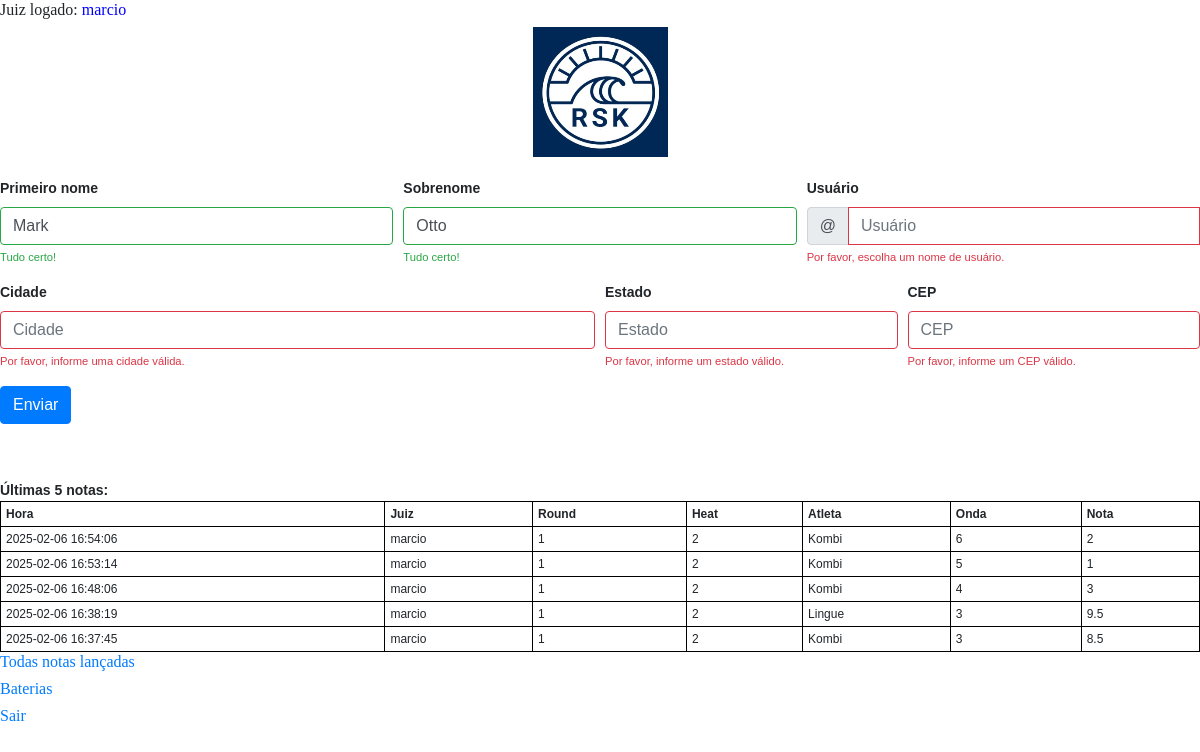
The app's page /welcome2.php (signed in) with its own data.
### tables this page shows
CREATE TABLE `juizes` (
  `id_juiz` int(11) NOT NULL,
  `nome` varchar(45) DEFAULT NULL,
  `senha` varchar(45) DEFAULT NULL,
  `teste` varchar(45) DEFAULT NULL,
  `data_criacao` datetime DEFAULT current_timestamp(),
  `ip` varchar(15) DEFAULT NULL,
  PRIMARY KEY (`id_juiz`),
  UNIQUE KEY `id_UNIQUE` (`id_juiz`)
);

CREATE TABLE `notas` (
  `id_nota` int(11) NOT NULL AUTO_INCREMENT,
  `juiz` varchar(45) DEFAULT NULL,
  `ip` varchar(15) DEFAULT NULL,
  `hora` datetime DEFAULT current_timestamp(),
  `round` int(11) DEFAULT NULL,
  `heat` int(11) DEFAULT NULL,
  `atleta` int(2) NOT NULL,
  `onda` int(11) DEFAULT NULL,
  `nota` float DEFAULT NULL,
  `chave` double GENERATED ALWAYS AS (`round` * 100 + `heat`) VIRTUAL,
  PRIMARY KEY (`id_nota`),
  UNIQUE KEY `id_nota_UNIQUE` (`id_nota`)
);

CREATE TABLE `atletas` (
  `id_atletas` int(2) NOT NULL,
  `nome` varchar(45) DEFAULT NULL,
  PRIMARY KEY (`id_atletas`),
  UNIQUE KEY `id_atletas_UNIQUE` (`id_atletas`)
);

### session.php (called while the page is built, shortened)
<?php
$db = mysqli_connect(DB_SERVER, DB_USERNAME, DB_PASSWORD, DB_DATABASE);
$user_check = $_SESSION['login_user'];
$ses_sql = mysqli_query($db, "SELECT nome FROM juizes WHERE nome = '$user_check'");
$row = mysqli_fetch_array($ses_sql, MYSQLI_ASSOC);
$login_session = $row['nome'];
?>

### welcome2.php (the view, shortened to what this page needs)
<?php
include('session.php');
?>
<html>
    <link rel="stylesheet" href="https://stackpath.bootstrapcdn.com/bootstrap/4.1.3/css/bootstrap.min.css">
    <head>
    <h1><font size="3" face="bold">Juiz logado: <font color="blue"><?php echo $login_session; ?></font></font></h1>
</head>
<body bgcolor = "#FFFFFF">
    <div align = "center">
        <img src="rsk.png"/><br><br>
    </div>
                <form>
                    <div class="form-row">
                        <div class="col-md-4 mb-3">
                            <label for="validationServer01">Primeiro nome</label>
                            <input type="text" class="form-control is-valid" id="validationServer01" placeholder="Nome" value="Mark" required>
                            <div class="valid-feedback">
                                Tudo certo!
                            </div>
                        </div>
                        <div class="col-md-4 mb-3">
                            <label for="validationServer02">Sobrenome</label>
                            <input type="text" class="form-control is-valid" id="validationServer02" placeholder="Sobrenome" value="Otto" required>
                            <div class="valid-feedback">
                                Tudo certo!
                            </div>
                        </div>
                        <div class="col-md-4 mb-3">
                            <label for="validationServerUsername">Usuário</label>
                            <div class="input-group">
                                <div class="input-group-prepend">
                                    <span class="input-group-text" id="inputGroupPrepend3">@</span>
                                </div>
                                <input type="text" class="form-control is-invalid" id="validationServerUsername" placeholder="Usuário" aria-describedby="inputGroupPrepend3" required>
                                <div class="invalid-feedback">
                                    Por favor, escolha um nome de usuário.
                                </div>
                            </div>
                        </div>
                    </div>
                    <div class="form-row">
                        <div class="col-md-6 mb-3">
                            <label for="validationServer03">Cidade</label>
                            <input type="text" class="form-control is-invalid" id="validationServer03" placeholder="Cidade" required>
                            <div class="invalid-feedback">
                                Por favor, informe uma cidade válida.
                            </div>
                        </div>
                        <div class="col-md-3 mb-3">
                            <label for="validationServer04">Estado</label>
                            <input type="text" class="form-control is-invalid" id="validationServer04" placeholder="Estado" required>
                            <div class="invalid-feedback">
                                Por favor, informe um estado válido.
                            </div>
                        </div>
                        <div class="col-md-3 mb-3">
                            <label for="validationServer05">CEP</label>
                            <input type="text" class="form-control is-invalid" id="validationServer05" placeholder="CEP" required>
                            <div class="invalid-feedback">
                                Por favor, informe um CEP válido.
                            </div>
                        </div>
                    </div>
                    <button class="btn btn-primary" type="submit">Enviar</button>
                </form>
    <br><br>
    <b>Últimas 5 notas:</b>
<?php
$con = mysqli_connect('localhost', 'delgrande', 'dege01', 'marcio');
mysqli_select_db($con, "ajax_demo");
$sql = "SELECT t1.hora,t1.juiz,t1.round,t1.heat,t2.nome,t1.onda,t1.nota FROM (notas as t1, atletas as t2) WHERE t2.id_atletas=t1.atleta AND t1.juiz='$login_session' ORDER BY t1.id_nota DESC LIMIT 5";
$result = mysqli_query($con, $sql);
echo "<table>
        <tr>
        <th>Hora</th>
        <th>Juiz</th>
        <th>Round</th>
        <th>Heat</th>
        <th>Atleta</th>
        <th>Onda</th>
        <th>Nota</th>
        </tr>";
while ($row = mysqli_fetch_array($result)) {
    echo "<tr>";
    echo "<td>" . $row['hora'] . "</td>";
    echo "<td>" . $row['juiz'] . "</td>";
    echo "<td>" . $row['round'] . "</td>";
    echo "<td>" . $row['heat'] . "</td>";
    echo "<td>" . $row['nome'] . "</td>";
    echo "<td>" . $row['onda'] . "</td>";
    echo "<td>" . $row['nota'] . "</td>";
    echo "</tr>";
}
echo "</table>";
?>
    <h2><a href = "listanotas.php"><font size="3" face="bold">Todas notas lançadas</font></a></h2>
    <h3><a href = "rounds.php"><font size="3" face="bold">Baterias</font></a></h3>
    <h4><a href = "logout.php"><font size="3" face="bold">Sair</font></a></h4>
</body>
</html>

### welcome2.php (style rules this page uses)
body { font-family:Arial, Helvetica, sans-serif; font-size:14px; }
label { font-weight:bold; width:100px; font-size:14px; }
table { width: 100%; border-collapse: collapse; font-size:14px; }
table, td, th { border: 1px solid black; padding: 5px; font-size:12px; }
th { text-align: left; }

### records on screen
juizes: nome "marcio"
notas: hora "2025-02-06 16:54:06", juiz "marcio", round "1", heat "2", atletas.nome "Kombi", onda "6", nota "2"
notas: hora "2025-02-06 16:53:14", juiz "marcio", round "1", heat "2", atletas.nome "Kombi", onda "5", nota "1"
notas: hora "2025-02-06 16:48:06", juiz "marcio", round "1", heat "2", atletas.nome "Kombi", onda "4", nota "3"
notas: hora "2025-02-06 16:38:19", juiz "marcio", round "1", heat "2", atletas.nome "Lingue", onda "3", nota "9.5"
notas: hora "2025-02-06 16:37:45", juiz "marcio", round "1", heat "2", atletas.nome "Kombi", onda "3", nota "8.5"
